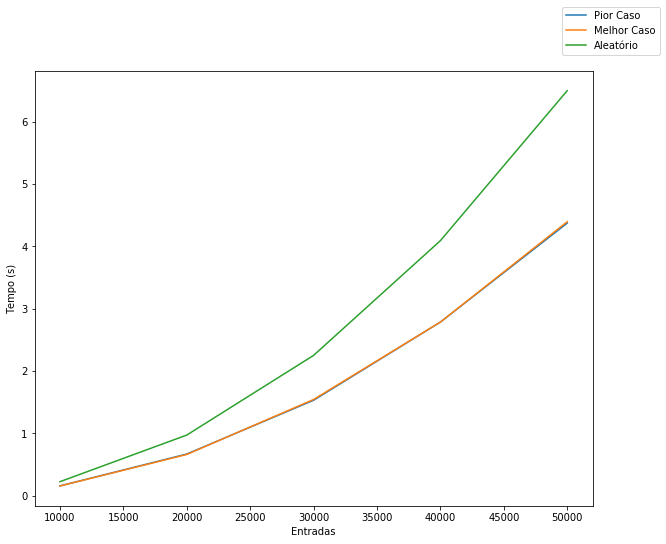

The script that drew this image:
import random
import timeit
import matplotlib as mpl
import matplotlib.pyplot as plt
import itertools as it
mpl.use('Agg')

def geraListaAle(tam):
    lista = []
    for i in range(tam):
        lista.append(i)
    random.shuffle(lista)
    return lista

def geraListaCre(tam):
    lista = []
    for i in range(tam):
        lista.append(i)
    return lista

def geraListaDec(tam):
    lista = []
    n = tam
    for i in range(tam):
        lista.append(n)
        n -=1
    return lista

def bucket_sort(alist):
    largest = max(alist)
    length = len(alist)
    size = largest/length
 
    buckets = [[] for _ in range(length)]
    for i in range(length):
        j = int(alist[i]/size)
        if j != length:
            buckets[j].append(alist[i])
        else:
            buckets[length - 1].append(alist[i])
 
    for i in range(length):
        insertion_sort(buckets[i])
 
    resposta = []
    for i in range(length):
        resposta = resposta + buckets[i]
 
    return resposta
 
def insertion_sort(alist):
    for i in range(1, len(alist)):
        temp = alist[i]
        j = i - 1
        while (j >= 0 and temp < alist[j]):
            alist[j + 1] = alist[j]
            j = j - 1
        alist[j + 1] = temp

def desenhaGrafico(x, pc, mc, ae, name, xl = "Entradas", yl = "Tempo (s)"):
    fig = plt.figure(figsize=(10, 8))
    ax = fig.add_subplot(111)
    ax.plot(x, pc, label = "Pior Caso")
    ax.plot(x, mc, label="Melhor Caso")
    ax.plot(x, ae, label="Aleatório")
    ax.legend(bbox_to_anchor=(1, 1),bbox_transform=plt.gcf().transFigure)
    plt.ylabel(yl)
    plt.xlabel(xl)
    fig.savefig(name)

x = [10000, 20000, 30000, 40000, 50000]

PiorCaso = []
MelhorCaso = []
CasoAle = []

for i in x:
    lista = geraListaDec(i)
    PiorCaso.append(timeit.timeit('bucket_sort({})'.format(lista),setup="from __main__ import bucket_sort",number=1))
    
    lista = geraListaAle(i)
    CasoAle.append(timeit.timeit('bucket_sort({})'.format(lista),setup="from __main__ import bucket_sort",number=1))
    
    lista = geraListaCre(i)
    MelhorCaso.append(timeit.timeit('bucket_sort({})'.format(lista),setup="from __main__ import bucket_sort",number=1))

desenhaGrafico(x, PiorCaso, MelhorCaso, CasoAle, "graph_time.png")

lis = [1, 2, 3, 4, 5, 6]
permut = list(it.permutations(lis,6))
tempo = []
listaok = []

for i in permut:
  listaok.append(list(i))

for i in range(len(listaok)):
    tempo.append(timeit.timeit('bucket_sort({})'.format(listaok[i]),setup="from __main__ import bucket_sort",number=1))

maior = tempo.index(max(tempo))
menor = tempo.index(min(tempo))

print('Tempo maior:',max(tempo))
print(permut[maior])
print("\n")
print('Tempo menor:',min(tempo))
print(permut[menor])
